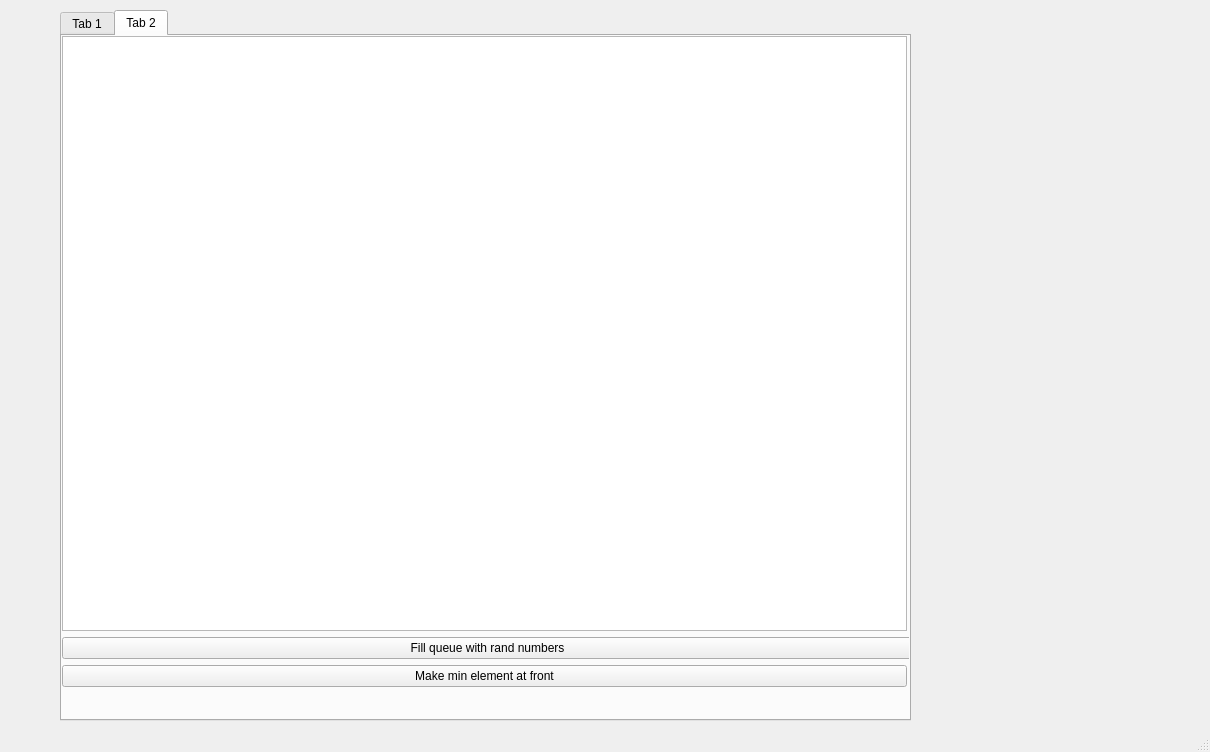
<?xml version="1.0" encoding="UTF-8"?>
<ui version="4.0">
 <class>MainWindow</class>
 <widget class="QMainWindow" name="MainWindow">
  <property name="geometry">
   <rect>
    <x>0</x>
    <y>0</y>
    <width>1210</width>
    <height>752</height>
   </rect>
  </property>
  <property name="windowTitle">
   <string>MainWindow</string>
  </property>
  <widget class="QWidget" name="centralwidget">
   <widget class="QTabWidget" name="tabWidget">
    <property name="geometry">
     <rect>
      <x>60</x>
      <y>10</y>
      <width>851</width>
      <height>711</height>
     </rect>
    </property>
    <property name="currentIndex">
     <number>1</number>
    </property>
    <widget class="QWidget" name="tab">
     <attribute name="title">
      <string>Tab 1</string>
     </attribute>
     <widget class="QWidget" name="gridLayoutWidget">
      <property name="geometry">
       <rect>
        <x>0</x>
        <y>0</y>
        <width>851</width>
        <height>651</height>
       </rect>
      </property>
      <layout class="QGridLayout" name="gridLayout">
       <item row="2" column="0">
        <widget class="QPushButton" name="pushButton">
         <property name="text">
          <string>Push</string>
         </property>
        </widget>
       </item>
       <item row="0" column="0" colspan="4">
        <widget class="QListWidget" name="demoMethodsList"/>
       </item>
       <item row="2" column="2">
        <widget class="QLabel" name="label">
         <property name="text">
          <string>Вставляемый элемент:</string>
         </property>
         <property name="alignment">
          <set>Qt::AlignRight|Qt::AlignTrailing|Qt::AlignVCenter</set>
         </property>
        </widget>
       </item>
       <item row="2" column="1">
        <widget class="QPushButton" name="popButton">
         <property name="text">
          <string>Pop</string>
         </property>
        </widget>
       </item>
       <item row="2" column="3">
        <widget class="QSpinBox" name="insertedElComboBox"/>
       </item>
       <item row="1" column="0">
        <widget class="QPushButton" name="frontButton">
         <property name="text">
          <string>Front</string>
         </property>
        </widget>
       </item>
       <item row="1" column="1">
        <widget class="QPushButton" name="backButton">
         <property name="text">
          <string>Back</string>
         </property>
        </widget>
       </item>
       <item row="1" column="2">
        <widget class="QPushButton" name="sizeButton">
         <property name="text">
          <string>Size</string>
         </property>
        </widget>
       </item>
       <item row="1" column="3">
        <widget class="QPushButton" name="emptyButton">
         <property name="text">
          <string>Empty?</string>
         </property>
        </widget>
       </item>
      </layout>
     </widget>
    </widget>
    <widget class="QWidget" name="tab_2">
     <attribute name="title">
      <string>Tab 2</string>
     </attribute>
     <widget class="QWidget" name="gridLayoutWidget_2">
      <property name="geometry">
       <rect>
        <x>0</x>
        <y>0</y>
        <width>851</width>
        <height>651</height>
       </rect>
      </property>
      <layout class="QGridLayout" name="gridLayout_2">
       <item row="0" column="0">
        <widget class="QListWidget" name="queue1Widget"/>
       </item>
       <item row="2" column="0">
        <widget class="QPushButton" name="makeMinButton">
         <property name="text">
          <string>Make min element at front</string>
         </property>
        </widget>
       </item>
       <item row="1" column="0" colspan="2">
        <widget class="QPushButton" name="fillButton">
         <property name="text">
          <string>Fill queue with rand numbers</string>
         </property>
        </widget>
       </item>
      </layout>
     </widget>
    </widget>
   </widget>
  </widget>
  <widget class="QMenuBar" name="menubar">
   <property name="geometry">
    <rect>
     <x>0</x>
     <y>0</y>
     <width>1210</width>
     <height>22</height>
    </rect>
   </property>
  </widget>
  <widget class="QStatusBar" name="statusbar"/>
 </widget>
 <resources/>
 <connections/>
</ui>
